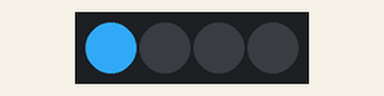
Recording of a program running on a simulated BBC micro:bit running MicroPython. On the bench: 4 RGB LEDs in strip order, left to right. Dim RGB values are drawn brighter than linear; random numbers come from a fixed seed.

Above: at 0.1 s.
At 8.6 s:
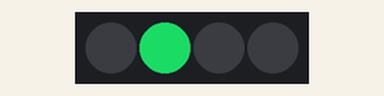
At 13.6 s:
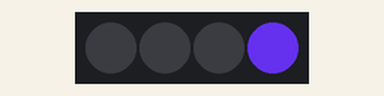
At 19.1 s:
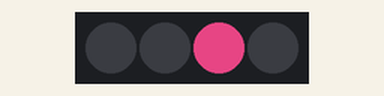
At 28.6 s:
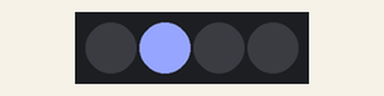
At 38.6 s:
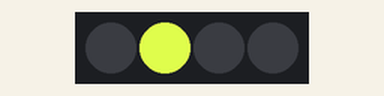
Timing chart, 0 to 40.0 s (numbered marks = the images above):
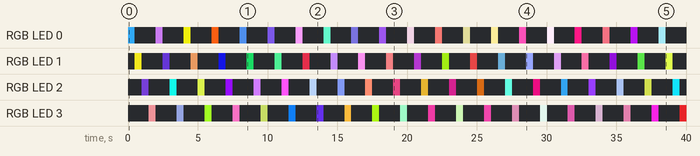

Measured:
- by itself, RGB LED 2: off → RGB(75, 40, 136) at 1.0 s, → off 0.50 s later, → RGB(17, 238, 223) 1.5 s later, → off 0.50 s later, … (40 changes in this stretch)
- by itself, RGB LED 1: off → RGB(215, 205, 26) at 0.50 s, → off 0.50 s later, → RGB(63, 34, 134) 1.5 s later, → off 0.50 s later, … (40 changes in this stretch)

The program:

microbit-4_WS2812_RGB_lights-3.py
```python
from microbit import *
import neopixel
from random import randint

np = neopixel.NeoPixel(pin7, 4)

R = 0
G = 0
B = 0

while True:
   for index in range(0, 4):
        R = randint(10, 255)
        G = randint(10, 255)
        B = randint(10, 255)
        np.clear()
        np[index] = (R, G, B)
        np.show()
        sleep(500)
```
